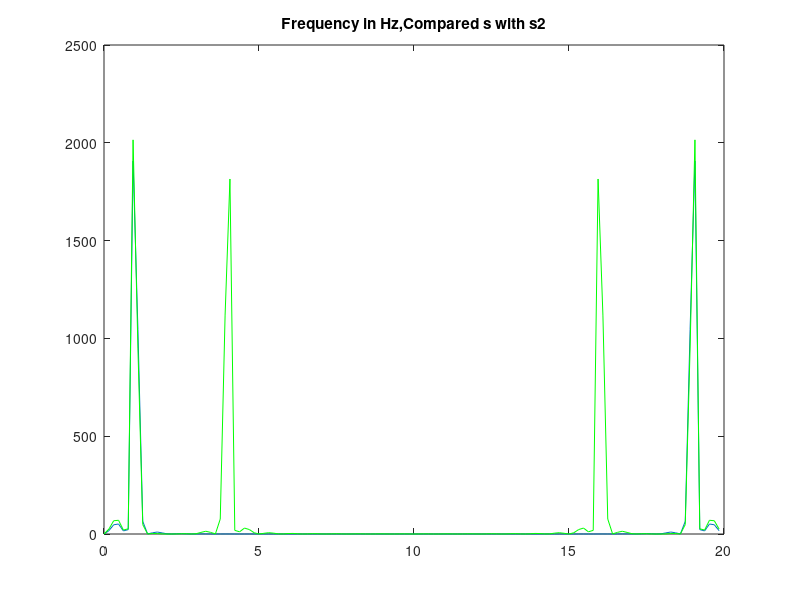
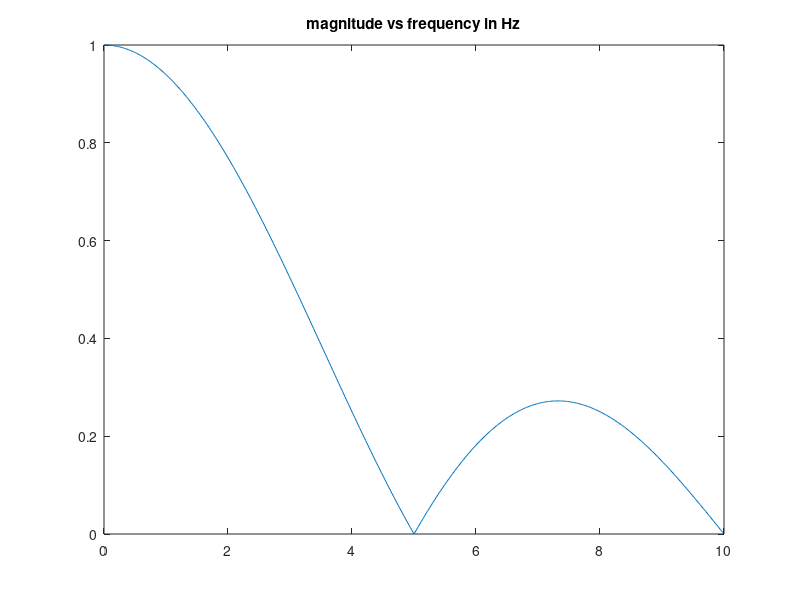
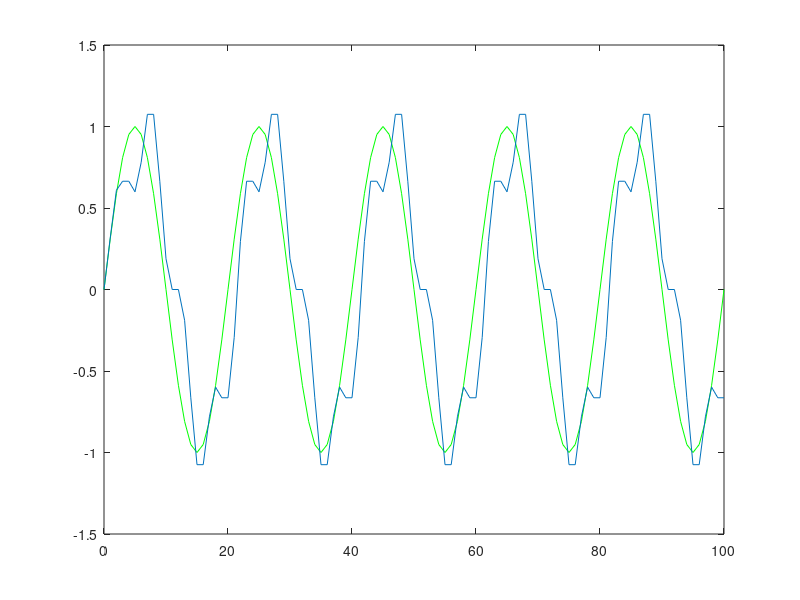
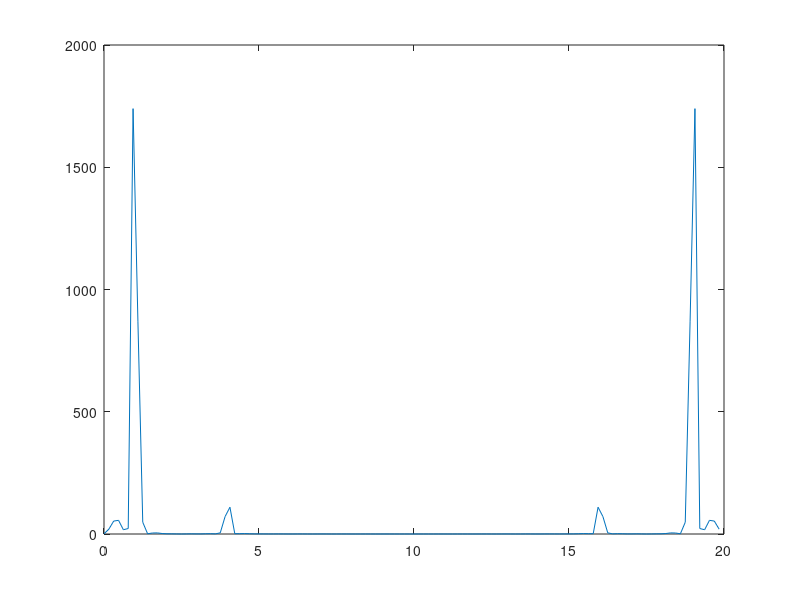

These figures' MATLAB source, in order:
clear;
close all;
n=0:100;
F=1;T=0.05;
s=sin(2*pi*F*n*T);
% figure(1);
% plot(n,s);
% figure(2)
% plot(n*T,s);
% figure(3);
% stem(n,s);
S=fft(s,128);
P=S.*conj(S);
w=(0:127)/128;
% figure(4);
% plot(2*w,P);%%Frequency in rad/sample
% title('Frequency in rad/sample');
figure(5)
plot(w/T,P);%Frequency in Hz
title('Frequency in Hz,Compared s with s2');
hold on;
s2=s+sin(2*pi*4*n*T);
S2=fft(s2,128);
P2=S2.*conj(S2);
w2=(0:127)/128;
plot(w2/T,P2,'g');
b=[1 1 1 1]/4;a=1;
[H,w1]=freqz(b,a);
figure(6);
plot(w1/(2*pi*T),abs(H));%magnitude vs frequency in Hz
title('magnitude vs frequency in Hz');
sf=filter(b,a,s2);
figure(7);
plot(n,s,'g');
hold on;
plot(n,sf);
figure(8);
Sf=fft(sf,128);
Pf=Sf.*conj(Sf);
wf=(0:127)/128;
plot(wf/T,Pf);